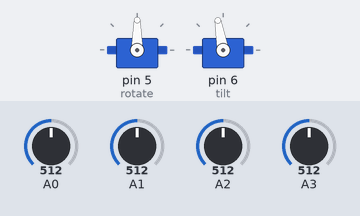
This sketch was run on a simulated Arduino Uno, built with avr-gcc and run on an emulated ATmega328P. Parts: 2 × servo. The test bench sets the inputs (shaded band); at power-on: A0 = 512, A1 = 512, A2 = 512, A3 = 512.

Above: at 1.2 s.
1.3 s: A0 set to 587
2.8 s: A0 set to 619
At 3.25 s:
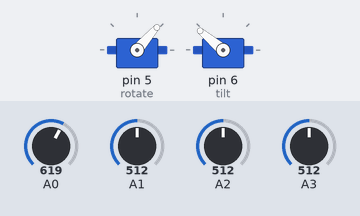
At 4.9 s:
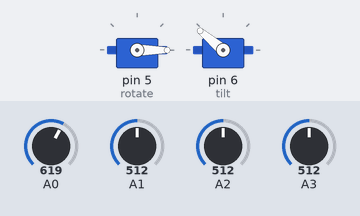
5.2 s: A1 set to 369
6.7 s: A1 set to 346
At 9.4 s:
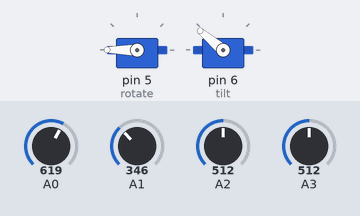
9.7 s: A2 set to 294
11.8 s: A2 set to 259
At 12.92 s:
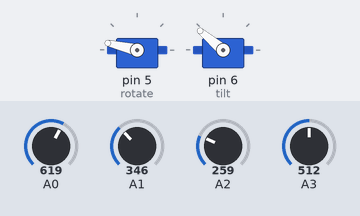
Timing chart, 0 to 15.8 s (numbered marks = the images above; inputs shaded):
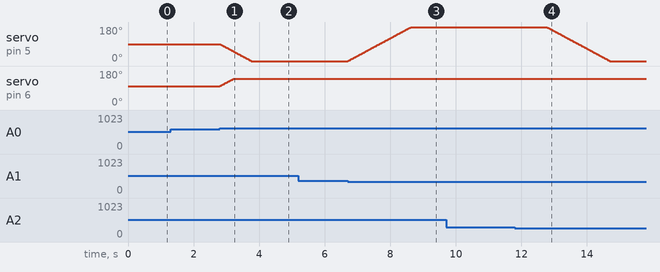

Measured:
- the behaviour switches between 602 and 603 on A0 (found by bisection; images 0 and 1)
- the behaviour switches between 357 and 356 on A1 (found by bisection; images 2 and 3)
- the behaviour switches between 277 and 276 on A2 (found by bisection; images 3 and 4)
- after the input at 1.3 s, every drawn part: stays the same
- after the input at 2.8 s, servo on pin 5 (rotate): moves from 90° to 0° over 0.96 s, starting at once; servo on pin 6 (tilt): moves from 100° to 140° over 0.43 s, starting at once
- after the input at 5.2 s, every drawn part: stays the same
- after the input at 6.7 s, servo on pin 5 (rotate): moves from 0° to 180° over 1.9 s, starting at once
- after the input at 9.7 s, every drawn part: stays the same
- after the input at 11.8 s, servo on pin 5 (rotate): moves from 180° to 0° over 1.9 s, starting after 0.97 s

The sketch:

SolarTracker.ino
```cpp
#include <Servo.h>

Servo rotate;
Servo tilt;

int rotVal = 90;
int tilVal = 100;

int topleft;
int topright;
int downleft;
int downright;

int average;

float factor = 0.02;
int delaytime = 10;

void moveit()
{
  if (rotVal < 0){rotVal=0;}
  if (rotVal > 270){rotVal=270;}
  if (tilVal < 5){tilVal=5;}
  if (tilVal > 140){tilVal=140;}

  /*
  Serial.print(rotVal);
  Serial.print(" | ");
  Serial.print(average);
  Serial.print(" | ");
  Serial.println(tilVal);
  */

  rotate.write(rotVal);
  tilt.write(tilVal);
  delay(delaytime);
}

void setup() {
  pinMode(5, OUTPUT);
  pinMode(6, OUTPUT);
  rotate.attach(5);
  tilt.attach(6);

  rotate.write(rotVal);
  tilt.write(tilVal);

  // Serial.begin(9600);
  }

void loop() {
  topleft = analogRead(A2);
  topright = analogRead(A1);
  downleft = analogRead(A3);
  downright = analogRead(A0);

  average = roundf((topleft+topright+downleft+downright)/4);
  if (average >= 900){factor = 0.02;}
  if ((average >= 700)and (average < 900)){factor = 0.05;}
  if ((average >= 600)and (average < 700)){factor = 0.10;}
  if ((average >= 500)and (average < 600)){factor = 0.15;}
  if (average < 500){factor = 0.2;}


  //topleft > topright
  if ( topleft - topright > roundf(topleft*factor) ) {
    rotVal = rotVal+1;
  }

  // downleft > downright
  if ( downleft - downright > roundf(downleft*factor) ) {
    rotVal = rotVal+1;
  }

  // topleft < topright
  if ( topright - topleft > roundf(topright*factor) ) {
    rotVal = rotVal-1;
  }

  // downleft < downright
  if ( downright - downleft > roundf(downright*factor) ) {
    rotVal = rotVal-1;
  }


  //topleft > downleft
    if ( topleft - downleft > roundf(topleft*factor) ) {
    tilVal = tilVal -1;
  }

//topright > downright
  if ( topright - downright > roundf(topright*factor) ) {
    tilVal = tilVal -1;
  }
  //topleft < downleft
  if ( downleft - topleft > roundf(downleft*factor) ) {
    tilVal = tilVal +1;
  }
// topright < downright
  if ( downright - topright > roundf(downright*factor) ) {
    tilVal = tilVal +1;
  }

  moveit();
}
```
